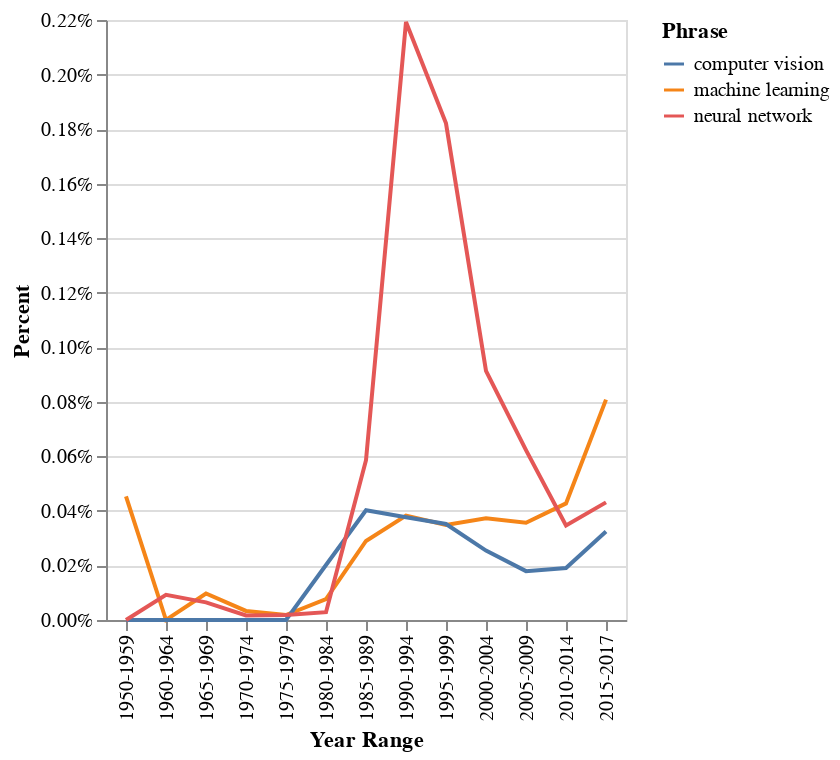

The code cell stored with this chart in its notebook:
### Code cell
alt.Chart(data).mark_line().encode(x='Year Range', y=alt.Y('Percent', axis=alt.Axis(format='%')), color='Phrase')

### Figure 1 — Vega-Lite specification as saved in the notebook (floating-point values rounded to 4 significant figures)
{"config": {"view": {"continuousWidth": 400, "continuousHeight": 300}}, "data": {"name": "data-287aacf61ea464ec4faf990199b70898"}, "mark": "line", "encoding": {"color": {"field": "Phrase", "type": "nominal"}, "x": {"field": "Year Range", "type": "nominal"}, "y": {"axis": {"format": "%"}, "field": "Percent", "type": "quantitative"}}, "$schema": "https://vega.github.io/schema/vega-lite/v4.17.0.json", "datasets": {"data-287aacf61ea464ec4faf990199b70898": [{"Year Range": "1950-1959", "Percent": 0.0004531, "Phrase": "machine learning"}, {"Year Range": "1960-1964", "Percent": 0.0, "Phrase": "machine learning"}, {"Year Range": "1965-1969", "Percent": 9.717e-05, "Phrase": "machine learning"}, {"Year Range": "1970-1974", "Percent": 3.329e-05, "Phrase": "machine learning"}, {"Year Range": "1975-1979", "Percent": 1.804e-05, "Phrase": "machine learning"}, {"Year Range": "1980-1984", "Percent": 7.678e-05, "Phrase": "machine learning"}, {"Year Range": "1985-1989", "Percent": 0.0002898, "Phrase": "machine learning"}, {"Year Range": "1990-1994", "Percent": 0.0003827, "Phrase": "machine learning"}, {"Year Range": "1995-1999", "Percent": 0.0003483, "Phrase": "machine learning"}, {"Year Range": "2000-2004", "Percent": 0.0003729, "Phrase": "machine learning"}, {"Year Range": "2005-2009", "Percent": 0.0003566, "Phrase": "machine learning"}, {"Year Range": "2010-2014", "Percent": 0.0004274, "Phrase": "machine learning"}, {"Year Range": "2015-2017", "Percent": 0.000808, "Phrase": "machine learning"}, {"Year Range": "1950-1959", "Percent": 0.0, "Phrase": "computer vision"}, {"Year Range": "1960-1964", "Percent": 0.0, "Phrase": "computer vision"}, {"Year Range": "1965-1969", "Percent": 0.0, "Phrase": "computer vision"}, {"Year Range": "1970-1974", "Percent": 0.0, "Phrase": "computer vision"}, {"Year Range": "1975-1979", "Percent": 0.0, "Phrase": "computer vision"}, {"Year Range": "1980-1984", "Percent": 0.0002016, "Phrase": "computer vision"}, {"Year Range": "1985-1989", "Percent": 0.0004022, "Phrase": "computer vision"}, {"Year Range": "1990-1994", "Percent": 0.0003766, "Phrase": "computer vision"}, {"Year Range": "1995-1999", "Percent": 0.000352, "Phrase": "computer vision"}, {"Year Range": "2000-2004", "Percent": 0.0002546, "Phrase": "computer vision"}, {"Year Range": "2005-2009", "Percent": 0.0001791, "Phrase": "computer vision"}, {"Year Range": "2010-2014", "Percent": 0.0001905, "Phrase": "computer vision"}, {"Year Range": "2015-2017", "Percent": 0.0003246, "Phrase": "computer vision"}, {"Year Range": "1950-1959", "Percent": 0.0, "Phrase": "neural network"}, {"Year Range": "1960-1964", "Percent": 9.22e-05, "Phrase": "neural network"}, {"Year Range": "1965-1969", "Percent": 6.478e-05, "Phrase": "neural network"}, {"Year Range": "1970-1974", "Percent": 1.664e-05, "Phrase": "neural network"}, {"Year Range": "1975-1979", "Percent": 1.804e-05, "Phrase": "neural network"}, {"Year Range": "1980-1984", "Percent": 2.879e-05, "Phrase": "neural network"}, {"Year Range": "1985-1989", "Percent": 0.0005861, "Phrase": "neural network"}, {"Year Range": "1990-1994", "Percent": 0.002193, "Phrase": "neural network"}, {"Year Range": "1995-1999", "Percent": 0.001821, "Phrase": "neural network"}, {"Year Range": "2000-2004", "Percent": 0.0009134, "Phrase": "neural network"}, {"Year Range": "2005-2009", "Percent": 0.0006225, "Phrase": "neural network"}, {"Year Range": "2010-2014", "Percent": 0.0003463, "Phrase": "neural network"}, {"Year Range": "2015-2017", "Percent": 0.0004313, "Phrase": "neural network"}]}}
